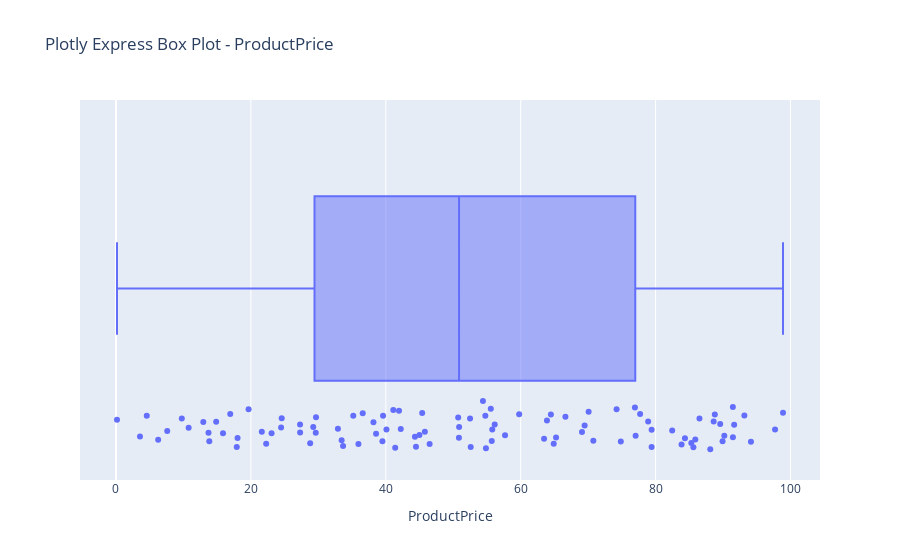

Notebook code for this chart:
### Code cell
import plotly.express as px

product_prices = np.random.rand(100) * 100
fig = px.box(x=product_prices, title='Plotly Express Box Plot - ProductPrice',points='all')
fig.update_layout(xaxis_title='ProductPrice')
fig.show()

### Figure 1 — Plotly figure (JSON) as saved in the notebook; plotly's stock layout.template omitted (floating-point values rounded to 4 significant figures)
{"data": [{"alignmentgroup": "True", "boxpoints": "all", "hovertemplate": "x=%{x}<extra></extra>", "legendgroup": "", "marker": {"color": "#636efa"}, "name": "", "notched": false, "offsetgroup": "", "orientation": "h", "showlegend": false, "type": "box", "x": [19.66, 79.41, 55.79, 38.56, 76.93, 39.59, 33.45, 39.5, 69.08, 89.93, 44.99, 52.59, 91.65, 46.5, 55.71, 69.48, 33.66, 77.04, 18.02, 57.68, 6.255, 44.32, 93.16, 85.29, 91.46, 41.96, 84.35, 63.89, 40.1, 85.6, 88.11, 27.29, 85.89, 64.47, 32.9, 4.565, 50.84, 59.77, 10.77, 27.3, 89.58, 14.85, 35.18, 44.47, 97.71, 42.22, 90.19, 63.47, 70.07, 79.41, 36.58, 21.62, 50.87, 7.598, 23.07, 3.557, 45.79, 29.66, 41.39, 78.9, 24.57, 22.26, 24.48, 29.24, 28.79, 54.85, 64.89, 16.94, 86.5, 50.73, 54.4, 91.46, 52.49, 9.757, 77.7, 74.84, 70.77, 13.83, 56.15, 82.46, 45.4, 65.24, 88.78, 98.89, 83.85, 13.71, 55.57, 12.94, 88.61, 29.62, 15.87, 38.17, 41.11, 0.1497, 74.22, 66.63, 35.94, 17.9, 94.14, 54.76], "x0": " ", "xaxis": "x", "y0": " ", "yaxis": "y"}], "layout": {"autosize": true, "boxmode": "group", "legend": {"tracegroupgap": 0}, "title": {"text": "Plotly Express Box Plot - ProductPrice"}, "xaxis": {"anchor": "y", "autorange": true, "domain": [0, 1], "range": [-5.336, 104.4], "title": {"text": "ProductPrice"}, "type": "linear"}, "yaxis": {"anchor": "x", "autorange": true, "domain": [0, 1], "range": [-0.5169, 0.5], "type": "category"}}}
